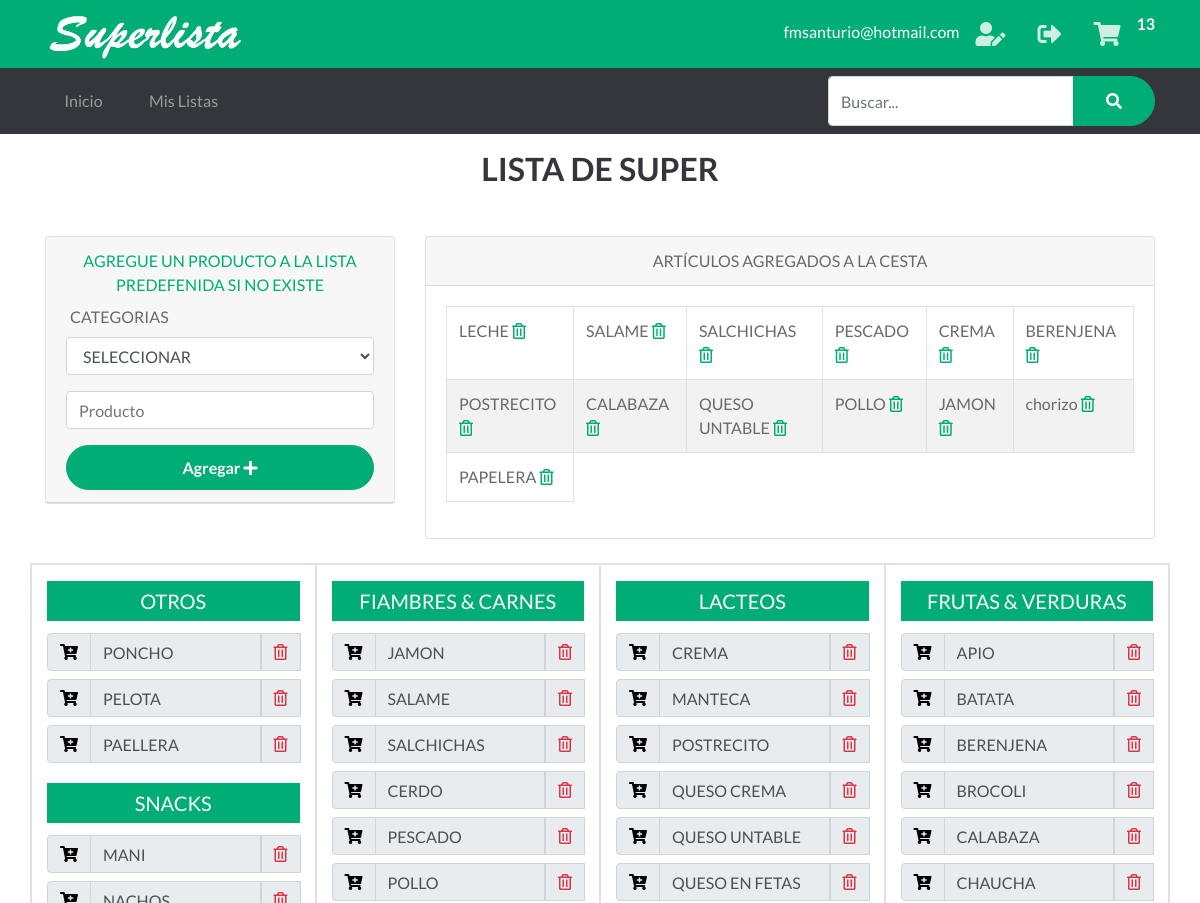
Page / (signed in, upper part) on the earlier database version.
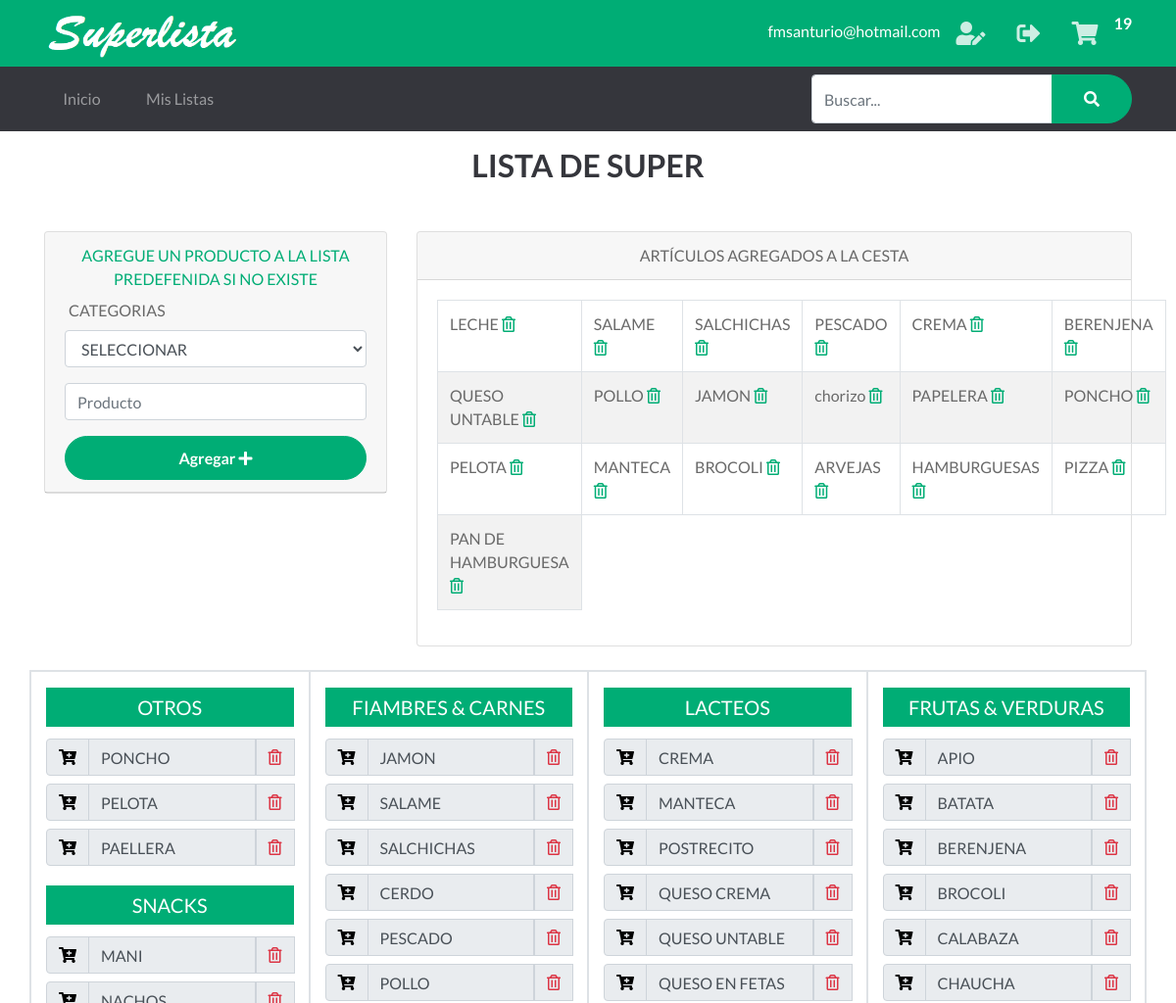
Same page on the later database version.
### tables this page shows
CREATE TABLE "Cesta" (
	"Id"	INTEGER NOT NULL PRIMARY KEY AUTOINCREMENT UNIQUE,
	"Id_Usuario"	INTEGER NOT NULL,
	"Item"	INTEGER NOT NULL,
	"Tachar"	INTEGER
);

CREATE TABLE "Categorias" (
	"Id"	INTEGER NOT NULL PRIMARY KEY AUTOINCREMENT UNIQUE,
	"Categoria"	TEXT NOT NULL
);

CREATE TABLE "Productos" (
	"Id"	INTEGER NOT NULL PRIMARY KEY AUTOINCREMENT UNIQUE,
	"CategoriaId"	INTEGER NOT NULL,
	"Producto"	TEXT NOT NULL,
	"PropietarioId"	INTEGER NOT NULL,
	FOREIGN KEY("CategoriaId") REFERENCES "Categorias"("Id")
	FOREIGN KEY("PropietarioId") REFERENCES "Usuarios"("Id")
);

### app.py (the view)
@app.route('/')  # ruta para el home
def home():
    categorias = getAllCategorias()
    if 'nombre' in session:
        productos = getAllProductosUsuarios()
        CestaArticulos = getAllCesta()
        return render_template('home_logged_in.html', categorias=categorias,
                               productos=productos, CestaArticulos=CestaArticulos)
    else:
        productos = getAllProductosAdmin()
        CestaArticulos = getAllCesta()
        return render_template('home.html', categorias=categorias,
            productos=productos, CestaArticulos=CestaArticulos)

### app.py (called while the page is built)
def get_db():
    db = getattr(g, '_database', None)
    if db is None:
        db = g._database = sqlite3.connect('database1.db')
    return db

@app.teardown_appcontext
def close_connection(exception):
    db = getattr(g, '_database', None)
    if db is not None:
        db.close()

def conectar_db():
    return sqlite3.connect('database1.db')

def getAllProductosUsuarios():
    g.db = conectar_db()
    consulta = 'SELECT * FROM Productos WHERE (PropietarioId= ?)'
    if 'nombre' in session:
        id = session['id']
    cur = g.db.execute(consulta, [id])
    productos_usuarios = [dict(pro_id=row[0], cat_id=row[1], pro_nombre=row[2])
                          for row in cur.fetchall()]
    g.db.close()
    return productos_usuarios

def getAllCategorias():
    cantCarrito()
    g.db = conectar_db()
    cur = g.db.execute('SELECT * FROM Categorias')
    categorias = [dict(cat_id=row[0], cat_nombre=row[1])
                  for row in cur.fetchall()]
    g.db.close()
    return categorias

### templates/home_logged_in.html (shortened to what the changed rows need)
{% extends "layout_logged_in.html" %}
{% block content %}
<section id="lista">
    <div class="container">
        <header class="py-3 text-secondary text-center">
            <h2 class="display-6 font-weight-bold">LISTA DE SUPER</h2>
        </header>
    </div>
    <form action="/ABM_articulos" method="POST">
        <div class="form-group">
            <div class="container">
                <div class="row py-4">
                    <div class="col-8">
                        <div class="card">
                            <div class="card-body">
                                    {%  set contador = namespace(value=0) %}
                                    <table class="table table-striped">
                                        {%  set contador = namespace(value=0) %}
                                        <tbody>
                                            <tr class="tex border" >
                                        {% for CestaArticulo in CestaArticulos %}
                                            {% if  (contador.value % 6) == 0 %}
                                                 </tr>
                                                 <tr>
                                            {% endif %}
                                              <td class="text border">{{ CestaArticulo.Item_nombre }}
                                                <a href="/DeleteArtCesta_home/{{CestaArticulo.Id}}"><i class="far fa-trash-alt text-primary"></i></a>
                                              </td>
                                            {% set contador.value = contador.value + 1 %}
                                        {% endfor %}
                                                </tr>
                                        </tbody>
                                    </table>
                            </div>
                        </div>
                    </div>
                </div>
            </div>
            <div class="container">
                <div class="row border">
                    <div class="col-3 border">
                        <div>
                            {% for categoria in categorias %}
                            <div class="form-group">
                                {% if categoria.cat_id == 9 or categoria.cat_id == 13 or categoria.cat_id ==12  or categoria.cat_id == 11 %}
                                <div class="text h5 py-2 text-center bg-primary text-white">
                                    <span>{{ categoria.cat_nombre }} </span>
                                </div>
                                    {% for producto in productos %}
                                        {% if categoria.cat_id == producto.cat_id  %}
                                        <div class="input-group py-1">
                                            <div class="input-group-prepend">
                                                <div class="input-group-text">
                                                    <a href="/AddArt/{{producto.pro_nombre}}"><i class="fas fa-cart-plus" style="color:black;"></i></a>
                                                </div>
                                            </div>
                                            <input type="text" name="input" readonly="true" class="form-control"
                                                value="{{ producto.pro_nombre }}" aria-label="Text input with checkbox">
                                            <div class="input-group-prepend">
                                                <div class="input-group-text">
                                                    <a href="/deleteArt/{{producto.pro_id}}" i class="text-danger far fa-trash-alt" style="color:#000000;"></i></a>
                                                </div>
                                            </div>
                                        </div>
                                        {% endif %}
                                    {% endfor %}
                                {% endif %}
                            </div>
                            {%endfor%}
                        </div>
                    </div>
                    <div class="col-3 border">
                        <div>
                            {% for categoria in categorias %}
                            <div class="form-group">
                                {% if categoria.cat_id == 5 or categoria.cat_id == 2 or categoria.cat_id == 6 or categoria.cat_id == 10 %}
                                <div class="text h5 py-2 text-center bg-primary text-white">
                                    <span>{{ categoria.cat_nombre }} </span>
                                </div>
                                    {% for producto in productos %}
                                        {% if categoria.cat_id == producto.cat_id  %}
                                        <div class="input-group py-1">
                                            <div class="input-group-prepend">
                                                <div class="input-group-text">
                                                    <a href="/AddArt/{{producto.pro_nombre}}"><i class="fas fa-cart-plus" style="color:black;"></i></a>
                                                </div>
                                            </div>
                                            <input type="text" readonly="true" class="form-control"
                                                value="{{ producto.pro_nombre }}" aria-label="Text input with checkbox">
                                            <div class="input-group-prepend">
                                                <div class="input-group-text">
                                                    <a href="/deleteArt/{{producto.pro_id}}" i class="text-danger far fa-trash-alt" style="color:#000000;"></i></a>
                                                </div>
                                            </div>
                                        </div>
                                        {% endif %}
                                    {% endfor %}
                                {% endif %}
                            </div>
                            {%endfor%}
                        </div>
                    </div>
                    <div class="col-3 border">
                        <div>
                            {% for categoria in categorias %}
                            <div class="form-group">
                                {% if categoria.cat_id == 7 or categoria.cat_id == 3 or categoria.cat_id == 4 %}
                                <div class="text h5 py-2 text-center bg-primary text-white">
                                    <span>{{ categoria.cat_nombre }} </span>
                                </div>
                                    {% for producto in productos %}
                                        {% if categoria.cat_id == producto.cat_id  %}
                                        <div class="input-group py-1">
                                            <div class="input-group-prepend">
                                                <div class="input-group-text">
                                                    <a href="/AddArt/{{producto.pro_nombre}}"><i class="fas fa-cart-plus" style="color:black;"></i></a>
                                                </div>
                                            </div>
                                            <input type="text" readonly="true" class="form-control"
                                                value="{{ producto.pro_nombre }}" aria-label="Text input with checkbox">
                                            <div class="input-group-prepend">
                                                <div class="input-group-text">
                                                    <a href="/deleteArt/{{producto.pro_id}}" i class="text-danger far fa-trash-alt" style="color:#000000;"></i></a>
                                                </div>
                                            </div>
                                        </div>
                                        {% endif %}
                                    {% endfor %}
                                {% endif %}
                            </div>
                            {%endfor%}
                        </div>
                    </div>
                    <div class="col-3 border py-3">
                        <div>
                            {% for categoria in categorias %}
                            <div class="form-group">
                                {% if categoria.cat_id == 1 or categoria.cat_id == 8 %}
                                <div class="text h5 py-2 text-center bg-primary text-white">
                                    <span>{{ categoria.cat_nombre }} </span>
                                </div>
                                    {% for producto in productos %}
                                        {% if categoria.cat_id == producto.cat_id  %}
                                        <div class="input-group py-1">
                                            <div class="input-group-prepend">
                                                <div class="input-group-text">
                                                    <a href="/AddArt/{{producto.pro_nombre}}"><i class="fas fa-cart-plus" style="color:black;"></i></a>
                                                </div>
                                            </div>
                                            <input type="text" readonly="true" class="form-control"
                                                value="{{ producto.pro_nombre }}" aria-label="Text input with checkbox">
                                            <div class="input-group-prepend">
                                                <div class="input-group-text">
                                                    <a href="/deleteArt/{{producto.pro_id}}" i class="text-danger far fa-trash-alt" style="color:#000000;"></i></a>
                                                </div>
                                            </div>
                                        </div>
                                        {% endif %}
                                    {% endfor %}
                                {% endif %}
                            </div>
                            {%endfor%}
                        </div>
                    </div>
                </div>
            </div>
    </form>
    {% endblock %}

Differences in the rows shown:
removed Cesta: Item_nombre "POSTRECITO"
removed Cesta: Item_nombre "CALABAZA"
added Cesta: Item_nombre "PONCHO"
added Cesta: Item_nombre "PELOTA"
added Cesta: Item_nombre "MANTECA"
added Cesta: Item_nombre "BROCOLI"
added Cesta: Item_nombre "ARVEJAS"
added Cesta: Item_nombre "HAMBURGUESAS"
added Cesta: Item_nombre "PIZZA"
added Cesta: Item_nombre "PAN DE HAMBURGUESA"
Other differences:
{{ session['carrito'] }}: "13" → "19"
